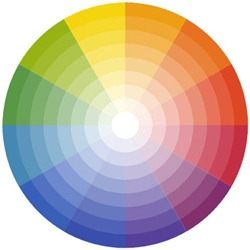
#> input picture Sample.jpg, 250 x 250 px, found by its file name
$ python '#1OpenCV_toBinary.py'
#> lines starting #> are read from the running program, lines starting #| are printed output that depends on the picture; after the words box and inside, x2 and y2 are one past the last pixel; in counts of white or black regions, pixels touching at a corner belong together
import cv2

def nothing():
    pass

cv2.namedWindow('Binary')
cv2.createTrackbar('threshold', 'Binary', 0, 255, nothing)
cv2.setTrackbarPos('threshold', 'Binary', 127)

img_color = cv2.imread('D:\python\OpenCV\sample.jpg', cv2.IMREAD_COLOR)
#> img_color is the input picture: shape (250, 250, 3); mean B, G, R 168.4, 181.2, 199.2

cv2.imshow('Color', img_color)
cv2.waitKey(0)

img_gray = cv2.cvtColor(img_color, cv2.COLOR_RGB2GRAY) #컬러를 회색으로
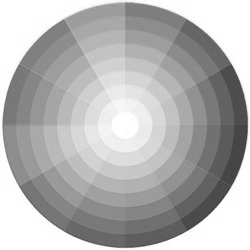
#> img_gray: shape (250, 250); min 60, max 255, mean 179.5

cv2.imshow('Gray', img_gray)
cv2.waitKey(0)

while(True):
        low = cv2.getTrackbarPos('threshold', 'Binary')
        ret, img_binary = cv2.threshold(img_gray, low, 255, cv2.THRESH_BINARY)
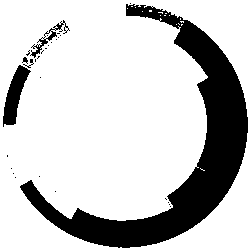
#> img_binary: shape (250, 250); 78.2% white; 29 black regions (24 under 20 px), largest, box (x1, y1, x2, y2) and area: (20, 4, 248, 248) 12487, (3, 65, 31, 127) 782, (30, 20, 70, 58) 245, (23, 59, 34, 68) 26, (22, 57, 28, 64) 23
#> ret = 127
        cv2.imshow('Binary', img_binary)

        img_result = cv2.bitwise_and(img_color, img_color, mask = img_binary)
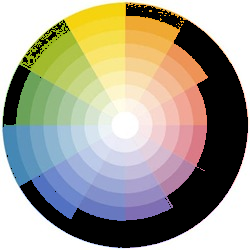
#> img_result: shape (250, 250, 3); mean B, G, R 146.1, 160.7, 164.8
        cv2.imshow('Result', img_result)

        if cv2.waitKey(1)&0xFF == 27:
#> (key Esc is pressed here)
            break

        """
        elif cv2.waitKey(0):
            img_result = cv2.bitwise_and(img_color, img_color, mask = img_binary)
            cv2.imshow('Result', img_result)

        """

cv2.destroyAllWindows()
